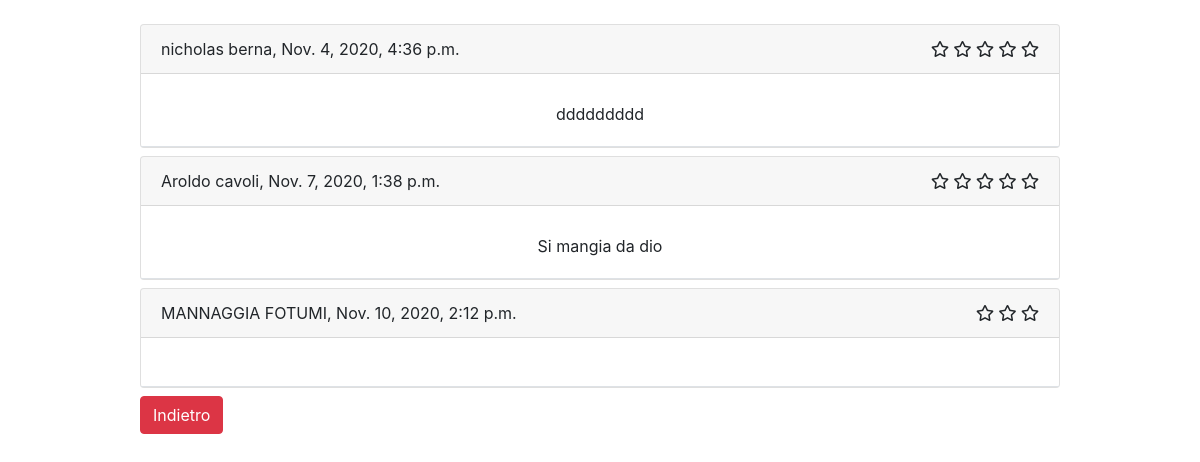
Page /users/reviews/ on the earlier database version.
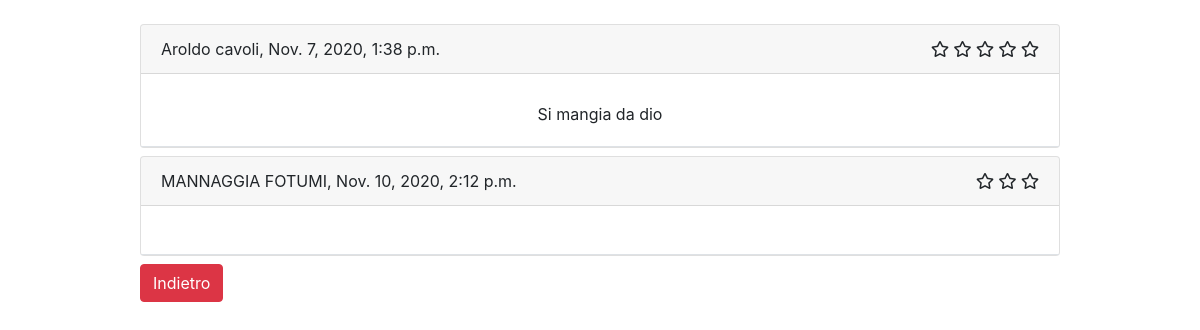
Same page on the later database version.
### users/models.py (models this page shows, shortened)
class Review(models.Model):
    CHOICES = (
        (1, 'Una stella'),
        (2, 'Due stelle'),
        (3, 'Tre stelle'),
        (4, 'Quattro stelle'),
        (5, 'Cinque stelle'),
    )
    user = models.OneToOneField(User, on_delete=models.CASCADE, unique=True, related_name='review')
    rating = models.IntegerField(choices=CHOICES, default=3)
    comment = models.CharField(max_length=100, blank=True, null=True)
    date = models.DateTimeField(auto_now=True)

class User(AbstractBaseUser, PermissionsMixin):
    email = models.EmailField(max_length=60, unique=True, verbose_name='Email:')
    first_name = models.CharField(max_length=60, verbose_name='Nome:')
    last_name = models.CharField(max_length=60, verbose_name='Cognome:')
    region = models.CharField(max_length=35, verbose_name='Regione:')
    province = models.CharField(max_length=30, verbose_name='Provincia:')
    cap = models.CharField(max_length=5, verbose_name='CAP:')
    city = models.CharField(max_length=50, verbose_name='Città:')
    via = models.CharField(max_length=50, verbose_name='Via:')
    house_number = models.CharField(max_length=10, verbose_name='Numero civico:')
    piano = models.CharField(max_length=30, blank=True, verbose_name='Piano:')
    note = models.TextField(blank=True, verbose_name='Note:', null=True)
    tel_regex = RegexValidator(regex=r'^\+?1?\d{10,10}$', message=('Numero di telefono errato!'))
    tel = models.CharField(validators=[tel_regex], max_length=10, verbose_name='Telefono:')
    is_admin = models.BooleanField(default=False)
    is_active = models.BooleanField(default=True)
    is_staff = models.BooleanField(default=False)
    is_restaurateur = models.BooleanField(default=False)
    USERNAME_FIELD = 'email'
    REQUIRED_FIELDS = ['first_name', 'last_name']
    objects = CustomUser()
    class Meta:
        verbose_name = _('Restaurant user')
        verbose_name_plural = _('Restaurant users')

### users/views.py (the view)
# urls.py: path('reviews/', review_list, name='review-list'),
def review_list(request):
    return render(request, 'users/user_review.html', {'reviews': Review.objects.all().order_by('date')})

### users/templates/users/user_review.html (shortened to what this page needs)
{% extends 'base.html' %}
{% load crispy_forms_tags %}
{% block content %}
    <div class="row">
        <div class="col"></div>
        <div class="col-10">
                <div id="contenuto">
                    {% for review in reviews %}
                        <div class="card mt-2">
                        <div class="card-header">
                            <div class="d-flex justify-content-between">
                            <div>
                                        {{ review.user.first_name }} {{ review.user.last_name }}, {{ review.date }}
                            </div>
                                <div>
                                        {% for i in '12345'|make_list %}
                                            {% if forloop.counter <=  review.rating %}
                                                <i class="far fa-star"></i>
                                            {% endif %}
                                        {% endfor %}
                                    </div>
                            </div>
                        </div>
                            <div class="card-body mt-2">
                                <div class="d-flex justify-content-center">
                                    {{ review.comment }}
                                </div>
                            </div>
                        <footer class="border-top">
                        </footer>
                        </div>
                    {% endfor %}
                </div>
            <button type="button" class="btn btn-danger mt-2" onclick="location.href='../../'"
                id="cancel-button">Indietro</button>
        </div>
         <div class="col"></div>
    </div>
{% endblock %}

Differences in the rows shown:
removed Review: user.first_name "nicholas", user.last_name "berna", date "Nov. 4, 2020, 4:36 p.m.", rating 5 (drawn), comment "ddddddddd"
